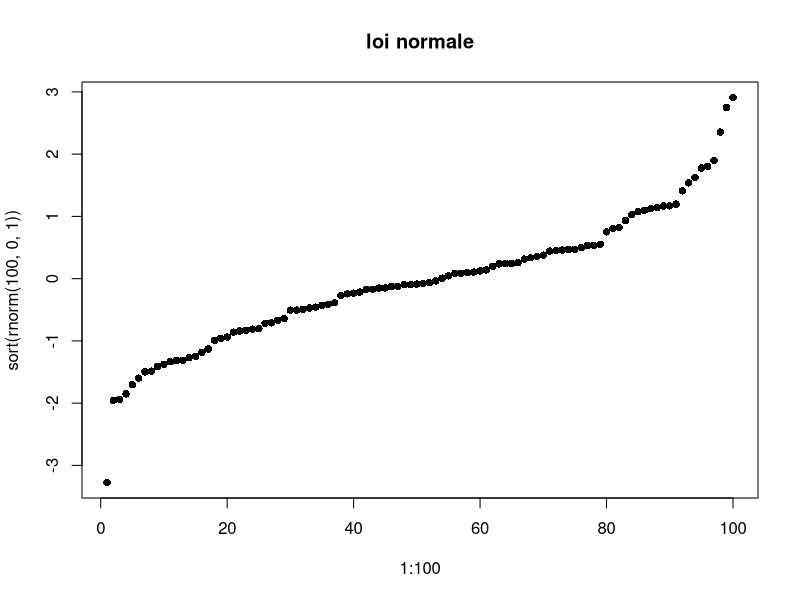

Generate this figure with R:
## ---- chunk 1
knitr::opts_chunk$set(echo = TRUE)
## ---- chunk 2
library(palmerpenguins)
## ---- chunk 3
plot(x = 1:100, y = sort(rnorm(100, 0, 1)), pch = 16, main = "loi normale")
